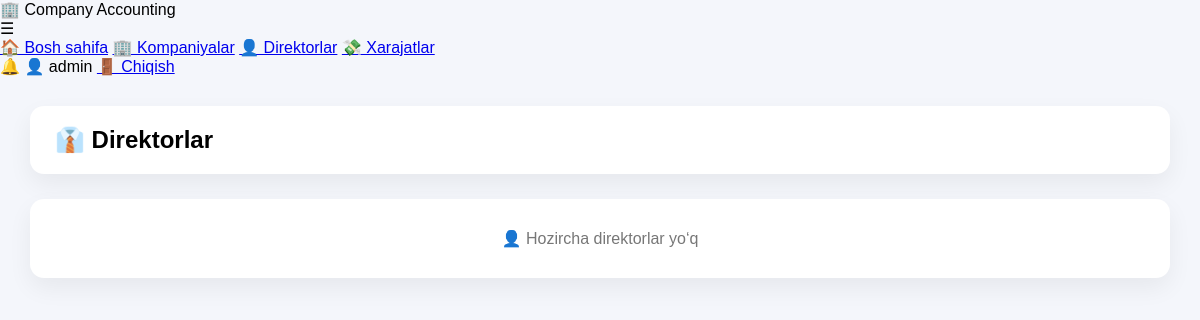
/admin/directors (signed in), run on an earlier commit of the app's database.
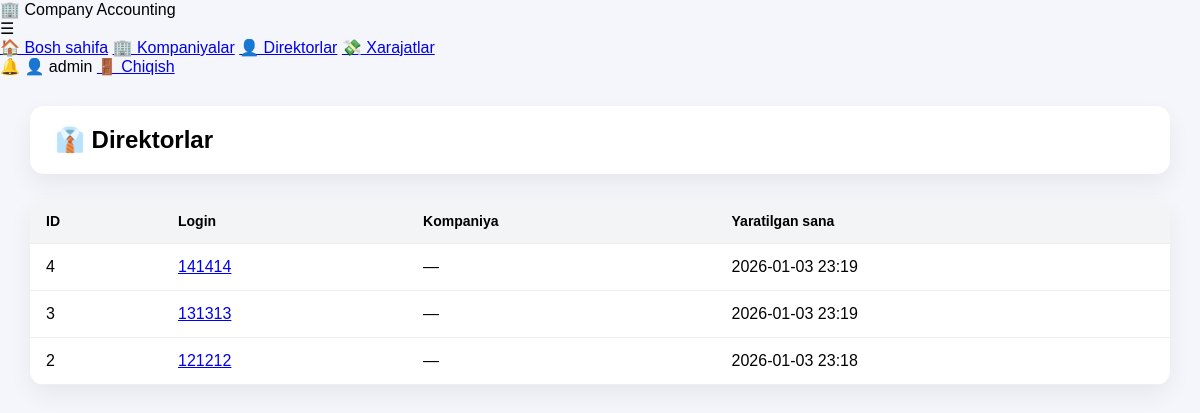
And on a later commit of the database.
### tables this page shows
CREATE TABLE users (
        id INTEGER PRIMARY KEY AUTOINCREMENT,
        username TEXT UNIQUE,
        password TEXT,
        role TEXT,
        company_id INTEGER,
        created_at TEXT
    );

### app.py (the view)
@app.route("/admin/directors")
def admin_directors():
    if session.get("role") != "admin":
        return "Ruxsat yo‘q ❌"
    conn = sqlite3.connect("users.db")
    conn.row_factory = sqlite3.Row   # 🔥 MUHIM
    c = conn.cursor()
    c.execute("""
        SELECT
            u.id,
            u.username,
            c.name AS company,
            u.created_at
        FROM users u
        LEFT JOIN companies c ON u.company_id = c.id
        WHERE u.role = 'director'
        ORDER BY u.id DESC
    """)
    directors = c.fetchall()
    conn.close()
    return render_template(
        "admin_directors.html",
        directors=directors
    )

### app.py (called while the page is built)
@app.context_processor
def inject_notifications():
    return {
        "notifications": [],
        "last_expense": session.get("last_expense")
    }

### templates/admin_directors.html (shortened to what this page needs)
<!DOCTYPE html>
<html lang="uz">
<head>
    <link rel="stylesheet" href="{{ url_for('static', filename='dashboard.css') }}">
</head>
<body>
{% include "navbar.html" %}
<div class="layout">
    <main class="main">
        <div class="page-header">
            <h1>👔 Direktorlar</h1>
        </div>
        <div class="card">
            {% if directors %}
            <table>
                <thead>
                    <tr>
                        <th>ID</th>
                        <th>Login</th>
                        <th>Kompaniya</th>
                        <th>Yaratilgan sana</th>
                    </tr>
                </thead>
                <tbody>
                    {% for d in directors %}
                    <tr>
                        <td>{{ d.id }}</td>
                        <td>
                            <a href="{{ url_for('admin_director_detail', director_id=d.id) }}">
                                {{ d.username }}
                            </a>
                        </td>
                        <td>
                            {% if d.company %}
                                <span class="badge badge-company">
                                    {{ d.company }}
                                </span>
                            {% else %}
                                —
                            {% endif %}
                        </td>
                        <td>{{ d.created_at }}</td>
                    </tr>
                    {% endfor %}
                </tbody>
            </table>
            {% else %}
                <div class="empty">
                    👤 Hozircha direktorlar yo‘q
                </div>
            {% endif %}
        </div>
    </main>
</div>
</body>
</html>

What changed in the data, as far as the page shows it:
added users: id "4", username "141414", created_at "2026-01-03 23:19"
added users: id "3", username "131313", created_at "2026-01-03 23:19"
added users: id "2", username "121212", created_at "2026-01-03 23:18"
Also different on the page:
text no longer shown: "👤 Hozircha direktorlar yo‘q"
text now shown: "ID Login Kompaniya Yaratilgan sana"
